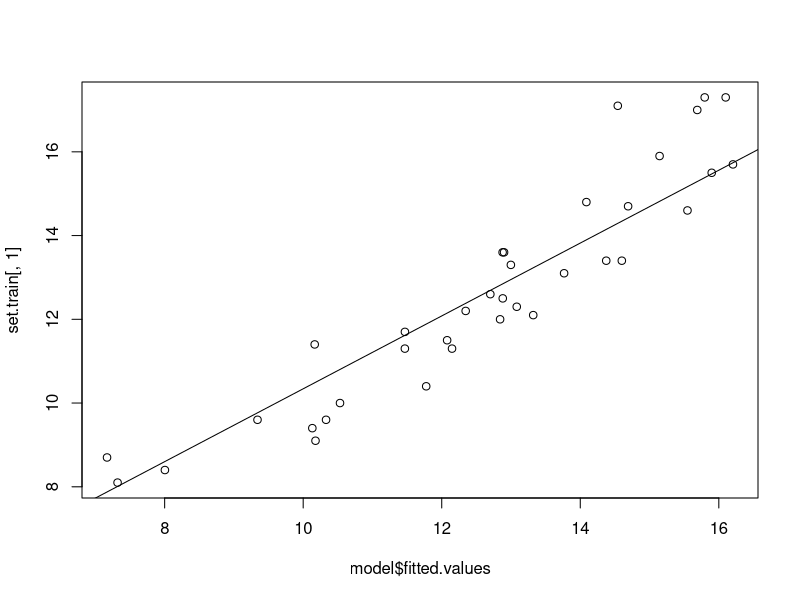

This figure's R source: (Note: this script raises an error after producing the figure.)
library(caret)
library(leaps)
library(tidyverse)


data <- read.csv(file="states.csv",header = TRUE)
data2 <- data[,-1]

nr <- nrow(data2)

#start at 200
#-23 due to lag of donchian channel
trainSetIndex <- (sample(1:(nr),(nr)*.8))
testSetIndex <- c(1:nr)[(1:nr) %in% c(trainSetIndex)==FALSE]

# split the dataset 90-10% ratio
#sorted list but missing some elements

trainingdata <- data2[trainSetIndex,]
#View(trainingdata)

#double subset

trainIndex <- sort(sample(c(1:length(trainSetIndex)), length(trainSetIndex)*.9))

set.train <- trainingdata[trainIndex, ]
set.test <- trainingdata[-trainIndex, ]

#normalization
trainParam <- caret::preProcess(as.matrix(set.train))

seed <- sample(1:100,1)
print(seed)
set.seed(seed)

#http://www.sthda.com/english/articles/37-model-selection-essentials-in-r/155-best-subsets-regression-essentials-in-r/#:~:text=The%20best%20subsets%20regression%20is,best%20subsets%20regression%20using%20R.
# id: model id
# object: regsubsets object
# data: data used to fit regsubsets
# outcome: outcome variable
get_model_formula <- function(id, object, outcome){
  # get models data
  models <- summary(object)$which[id,-1]
  # Get outcome variable
  #form <- as.formula(object$call[[2]])
  #outcome <- all.vars(form)[1]
  # Get model predictors
  predictors <- names(which(models == TRUE))
  predictors <- paste(predictors, collapse = "+")
  # Build model formula
  as.formula(paste0(outcome, "~", predictors))
}


models <- regsubsets(as.formula(paste0(colnames(set.train)[1], "~.")), data = set.train, nvmax = ncol(set.train)-1)

res.sum <- summary(models)

data.frame(
  Adj.R2 = which.max(res.sum$adjr2),
  CP = which.min(res.sum$cp),
  BIC = which.min(res.sum$bic)
)

get_cv_error <- function(model.formula, data){
  set.seed(1)
  train.control <- trainControl(method = "cv", number = 10)
  cv <- train(model.formula, data = data, method = "lm",
              trControl = train.control)
  cv$results$RMSE
}
# Compute cross-validation error

#get_model_formula(3, models, "Poverty")

model.ids <- 1:(ncol(set.train)-1)

cv.errors <-  map(model.ids, get_model_formula, models, "Poverty") %>%
  map(get_cv_error, data = data) %>%
  unlist()

cv.errors

coef(models, which.min(cv.errors))

finalNames <- names(coef(models, which.min(cv.errors)))[-1]

f <- as.formula(
  paste(colnames(set.train[1]), 
        paste(finalNames, collapse = " + "), 
        sep = " ~ "))

model <- lm(f,set.train)
summary(model)

plot(model$fitted.values,set.train[,1])
abline(lm(model$fitted.values~set.train[,1]))
cor(set.train[,1],model$fitted.values)

predictions <- predict(model,set.test)
RMSE(predictions,set.test[,1])
MAPE(set.test[,1],predictions)

plot(set.test[,1],predictions)
abline(lm(set.test[,1]~predictions))
cor(set.test[,1],predictions)
